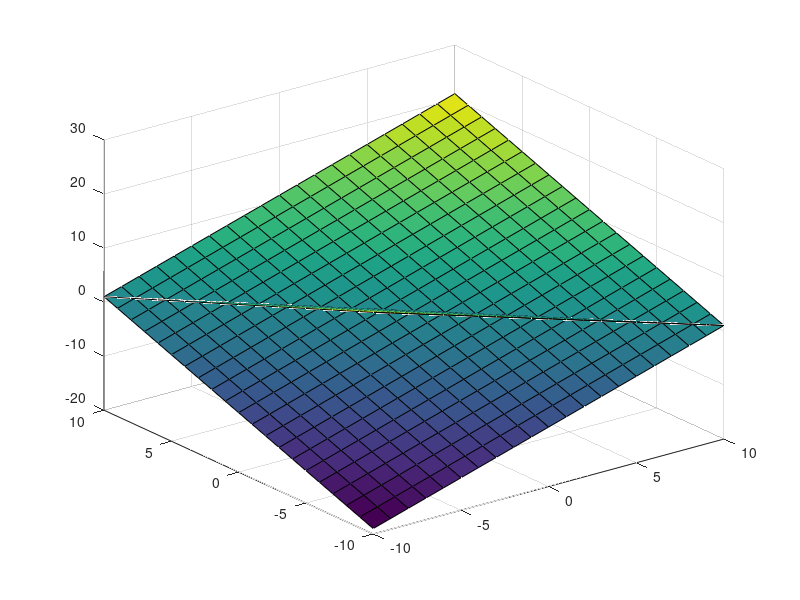

Recreate this plot in MATLAB.
figure 1;
[x,y] = meshgrid(-10:10);
a = -1;
b = -1;
c = 1;
z=a*x+b*y+c;
surf(x, y, z);
hold on;
a = 1;
b = 1;
c = 1;
z=a*x+b*y+c;
surf(x, y, z);
